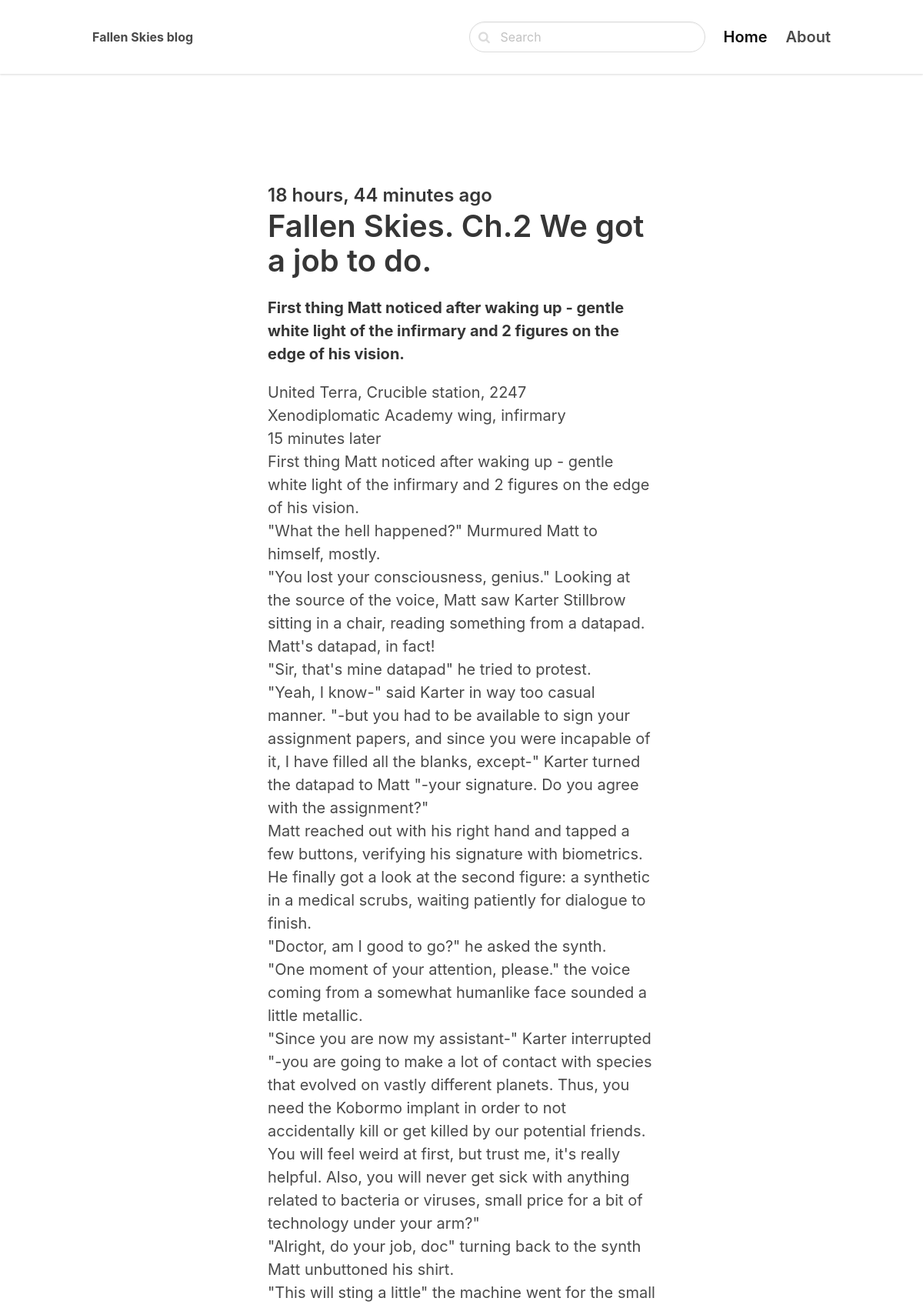
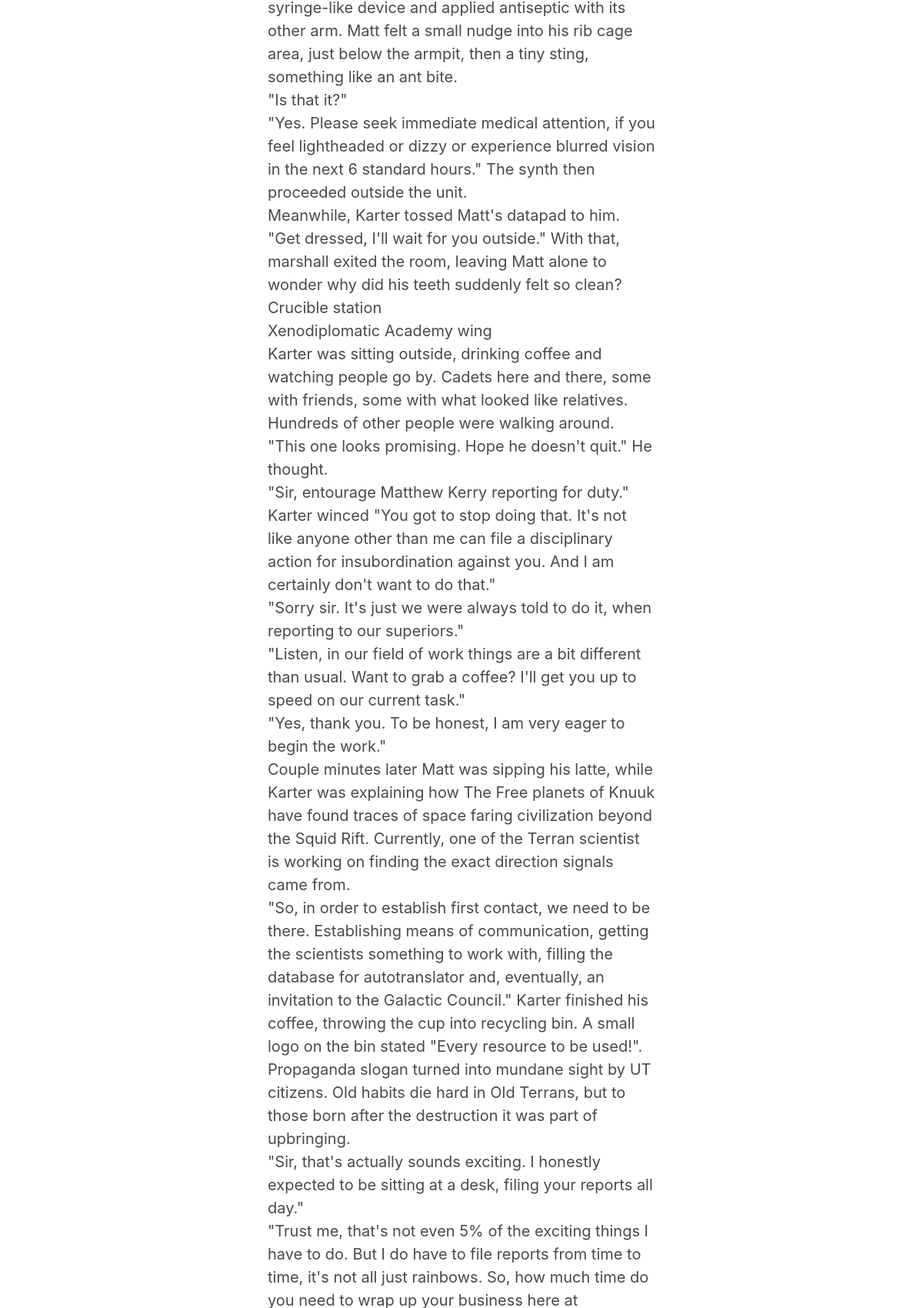
The page /chapter/fallen-skies-ch2-we-got-a-job-to-do/ (upper part) on the database its author committed (2 pictures, top to bottom).
### blog/models.py (models this page shows, shortened)
class Post(models.Model):
    ACTIVE = 'active'
    DRAFT = 'draft'  # what is stored in db
    CHOICES_STATUS = (
        (ACTIVE, 'Active'), (DRAFT, 'Draft')  # what we see in admin ui
    )
    category = models.ForeignKey(Category, related_name='posts', on_delete=models.CASCADE)
    title = models.CharField(max_length=255)
    slug = models.SlugField()
    intro = models.TextField()
    body = models.TextField()
    created_at = models.DateTimeField(auto_now_add=True)
    status = models.CharField(max_length=10, choices=CHOICES_STATUS, default=ACTIVE)
    image = models.ImageField(upload_to='uploads/', blank=True, null=True)
    class Meta:
        ordering = ('-created_at',)  # show posts in reverse order

### blog/views.py (the view)
# urls.py: path('<slug:category_slug>/<slug:slug>/', views.detail, name='post_detail'),
def detail(request, category_slug, slug):  # bug fix from tutorial
    post = get_object_or_404(Post, slug=slug, status=Post.ACTIVE)
    if request.method == 'POST':
        form = CommentForm(request.POST)
        if form.is_valid():
            comment = form.save(commit=False)
            comment.post = post
            comment.save()
            return redirect('post_detail', category_slug=category_slug, slug=slug)
    else:
        form = CommentForm()
    return render(request, 'blog/detail.html', {'post': post, 'form': form})

### blog/forms.py
class CommentForm(forms.ModelForm):
    class Meta:
        model = Comment
        fields = ('name', 'email', 'body')

### blog/models.py (called while the page is built)
    def __str__(self):
        return self.title

### blog/templates/blog/detail.html (shortened to what this page needs)
{% extends 'core/base.html' %}
{% block content %}
<section class="hero">
    <div class="hero-body">
        <div class="container">
            <section class="section">
                <div class="columns">
                    <div class="column is-8 is-offset-2">
                        <div class="content is-medium">
                            <h2 class="subtitle is-4">{{ post.created_at|timesince }} ago</h2>
                            <h1 class="title">{{ post.title }}</h1>
                            <p><strong>{{ post.intro }}</strong></p>
                            <p>{{ post.body|linebreaks }}</p>
                        </div>
                    </div>
                </div>
            </section>
        </div>
    </div>
</section>
{% endblock %}

### rows shown on the page
Post: created_at "18 hours, 44 minutes", title "Fallen Skies. Ch.2 We got a job to do.", intro "First thing Matt noticed after waking up - gentle white light of the infirmary and 2 figures on the edge of his vision.", body "United Terra, Crucible station, 2247 Xenodiplomatic Academy wing, infirmary 15 minutes later First thing Matt noticed after waking up - gentle white light of the infirmary and 2 figures on the edge of his vision. \"What the hell happened?\" Murmured Matt to himself, mostly. \"You lost your consciousness, genius.\" Looking at the source of the voice, Matt saw Karter Stillbrow sitting in a chair, reading something from a datapad. Matt's datapad, in fact! \"Sir, that's mine datapad\" he tried to protest. \"Yeah, I know-\" said Karter in way too casual manner. \"-but you had to be available to sign your assignment papers, and since you were incapable of it, I have filled all the blanks, except-\" Karter…"
